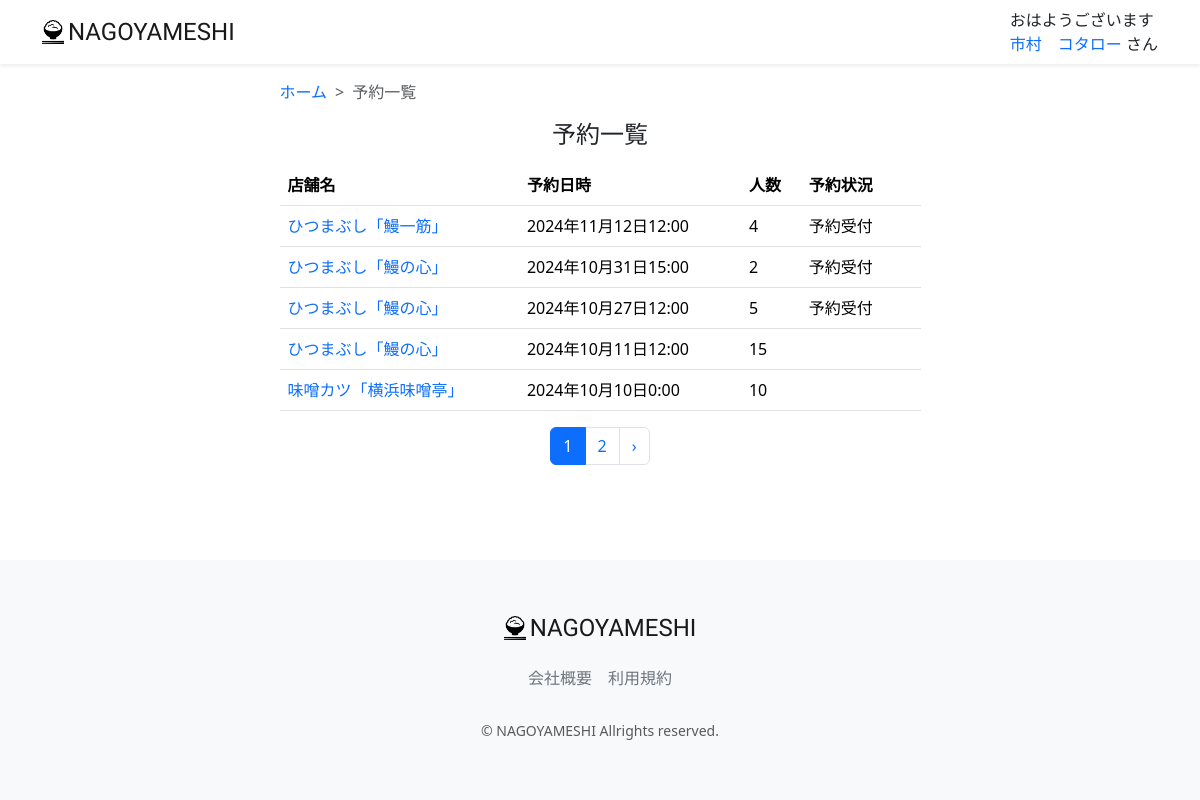
Screenshot of /reservation-list/ (signed in) with the database file from the repository.
### accounts/models.py (models this page shows, shortened)
class CustomUser(AbstractUser):
    GENDER_TYPES = (
        ("男性","男性"),
        ("女性","女性"),
        ("未回答","未回答"),
    )
    user_name_kanji = models.CharField("名前" ,max_length=20, blank=False, null=False)
    user_name_kana = models.CharField("ふりがな" ,max_length=50, blank=False, null=False)
    birthday = models.CharField("生年月日" , max_length=20, null=True, blank=True)
    gender = models.CharField("性別", max_length=50, choices=GENDER_TYPES, blank=True)
    job = models.ForeignKey(Job, on_delete=models.DO_NOTHING, blank=True, null=True)
    is_subscribed = models.BooleanField(default=False, verbose_name="有料会員")
    card_name = models.CharField(max_length=128, null=True, blank=True, verbose_name="カード名義")
    card_number = models.CharField(max_length=128, null=True, blank=True, verbose_name="カード番号")
    stripeCustomerId = models.CharField(max_length=255,null=True, blank=True)
    stripeSubscriptionId = models.CharField(max_length=255,null=True, blank=True)
    regist_date = models.DateTimeField(default=timezone.now)
    created_day = models.DateTimeField("登録日", default=datetime.datetime.now, null=True, blank=True)
    updated_day = models.DateTimeField("更新日", default=datetime.datetime.now, null=True, blank=True)
    deleted_day = models.DateTimeField("削除日", null=True, blank=True)
    class Meta:
        verbose_name_plural = "CustomUser"

### restaurant/models.py (models this page shows, shortened)
class Reservation(models.Model):
    STATUS_TYPES = (
        ("予約受付","予約受付"),
        ("予約完了","予約完了"),
        ("予約取消","予約取消"),
    )
    restaurant = models.ForeignKey(Restaurant, verbose_name="店名", on_delete=models.PROTECT)
    user = models.ForeignKey(CustomUser, verbose_name="会員氏名", on_delete=models.PROTECT)
    reservation_date = models.DateTimeField("予約日", auto_now_add=False, blank=True, null=True)
    reservation_time = models.TimeField("時刻", auto_now_add=False, default='18:00', blank=True, null=True)
    number_of_people = models.PositiveIntegerField("人数", blank=True, null=True)
    status = models.CharField("予約ステータス", max_length=50, choices=STATUS_TYPES, blank=True)
    created_at = models.DateTimeField("登録日", auto_now_add=True)
    updated_at = models.DateTimeField("更新日", auto_now=True)
    deleted_at = models.DateTimeField("削除日", auto_now=True)
    class Meta:
        verbose_name_plural = "Reservation"
        constraints = [
            models.UniqueConstraint(fields=['restaurant', 'user', 'reservation_date'], name='unique_reservation')
        ]

class Restaurant(models.Model):
    name = models.CharField("店名",max_length=200, blank=False, null=False)
    description = models.CharField(verbose_name='説明', max_length=200, blank=True, null=True)
    postal_code_regex = RegexValidator(regex=r'^[0-9]+$', message = ("Postal Code must be entered in the format: '1234567'. Up to 7 digits allowed."))
    postal_code = models.CharField(validators=[postal_code_regex], max_length=7, verbose_name='郵便番号', blank=False, null=False)
    address = models.CharField("住所", max_length=200)
    tel_number_regex = RegexValidator(regex=r'^[0-9]+$', message = ("Tel Number must be entered in the format: '09012345678'. Up to 15 digits allowed."))
    tel_number = models.CharField(validators=[tel_number_regex], max_length=15, verbose_name='電話番号', blank=False, null=False)
    e_mail = models.EmailField("E-Mail", blank=True, null=True)
    url = models.URLField("店舗URL", blank=True, null=True)
    price_max = models.PositiveIntegerField("予算上限", blank=True, null=True)
    price_min = models.PositiveIntegerField("予算下限", blank=True, null=True)
    rate = models.FloatField(verbose_name="レート", default=0.0)
    min_varidator = MinValueValidator(0)
    max_varidator = MaxValueValidator(1000)
    seats_number = models.IntegerField("席数", blank=True, null=True, validators=[min_varidator, max_varidator])
    close_day_of_week = models.CharField("定休日", max_length=50, blank=True, null=True)
    category = models.ForeignKey(Category, on_delete=models.DO_NOTHING, blank=True, null=True)
    photo = models.ImageField(verbose_name='写真', blank=True, null=True)
    created_at = models.DateTimeField("登録日", auto_now_add=True)
    updated_at = models.DateTimeField("更新日", auto_now_add=True)
    deleted_at = models.DateTimeField("削除日", auto_now_add=True)
    class Meta:
        verbose_name_plural = "Restaurant"
        constraints = [
            models.UniqueConstraint(fields=['name', 'postal_code'], name='unique_restaurant')
        ]

### restaurant/views.py (the view)
# urls.py: path("reservation-list/", views.ReservationListView.as_view(), name="reservation_list"),
class ReservationListView(generic.ListView):
    model = models.Reservation
    template_name = 'reservation/reservation_list.html'
    paginate_by = 5
    def get_queryset(self):
        queryset =models.Reservation.objects.filter(user_id=self.request.user.id).order_by('-reservation_date')
        print('🤩🤩🤩🤩')
        for rest in queryset:
            print(f'restaurant:{rest.restaurant.name} reservation:{rest.reservation_date}')
            print(type(rest.reservation_date))
        return queryset
    def get_context_data(self, **kwargs):
        context = super(ReservationListView, self).get_context_data(**kwargs)
        context.update({'today': datetime.today().astimezone(),})
        print('⭐️⭐️⭐️⭐️')
        print(datetime.today().astimezone())
        print(type(datetime.today().astimezone()))
        return context

### restaurant/templatetags/custom_tag.py (called while the page is built)
@register.filter
def honor(val):
    return 'さん'

@register.filter
def greet(val):
    greeting = 'ようこそ'
    now = datetime.datetime.now()
    if now.hour <= 8:
        greeting = 'おはようございます'
    elif now.hour <= 18:
        greeting = 'こんにちは'
    else:
        greeting = 'こんばんは'
    return f'{greeting}'

### restaurant/templates/reservation/reservation_list.html (shortened to what this page needs)
{% extends "layout/base.html" %}
{% load static %}
{% block content %}
<main>
    <div class="container nagoyameshi-container pb-5">
        <div class="row justify-content-center">
            <div class="col-xxl-6 col-xl-7 col-lg-8 col-md-10">
                <nav class="my-3" style="--bs-breadcrumb-divider: '>';" aria-label="breadcrumb">
                    <ol class="breadcrumb mb-0">
                        <li class="breadcrumb-item">
                            <a href="{% url 'top_page' %}">ホーム</a>
                        </li>
                        <li class="breadcrumb-item active" aria-current="page">予約一覧</li>
                    </ol>
                </nav>
                <h1 class="mb-3 text-center">予約一覧</h1>
                <table class="table">
                    <thead>
                        <tr>
                            <th scope="col">店舗名</th>
                            <th scope="col">予約日時</th>
                            <th scope="col">人数</th>
                            <th scope="col">予約状況</th>
                            <th scope="col"></th>
                        </tr>
                    </thead>
                    <tbody>
                        {% for reserve in object_list %}
                                <tr>
                                    <td>
                                        <a href="{% url 'restaurant_detail' reserve.restaurant.id %}">
                                            {{ reserve.restaurant.name }}
                                        </a>
                                    </td>
                                    <td>{{ reserve.reservation_date }} </td>
                                    <td>{{ reserve.number_of_people }}</td>
                                    <td>{{ reserve.status}}</td>
                                    <td>
                                    </td>
                                </tr>
                        {% endfor %}
                    </tbody>
                </table>
                {% if is_paginated %}
                    <div class="d-flex justify-content-center">
                        <nav>
                            <ul class="pagination">
                                {% for page_num in page_obj.paginator.page_range %}
                                    {% if page_obj.number == page_num %}
                                        <li class="page-item active" aria-current="page">
                                            <span class="page-link">
                                                {{page_num }}
                                            </span>
                                        </li>
                                    {% else %}
                                        <li class="page-item">
                                            <a class="page-link" href="?page={{ page_num }}">{{ page_num }}</a>
                                        </li>
                                    {% endif %}
                                {% endfor %}
                                {% if page_obj.has_next %}
                                    <li class="page-item">
                                        <a class="page-link" href="?page={{page_obj.next_page_number }}" rel="next" aria-label="次 &raquo;">
                                            &rsaquo;
                                        </a>
                                    </li>
                                {% endif %}
                            </ul>
                        </nav>
                    </div>
                {% endif %}
            </div>
        </div>
    </div>
</main>
{% endblock %}

### restaurant/templates/layout/base.html (shortened to what this page needs)
{% load static %}
{% load custom_tag %}
<!DOCTYPE html>
<html lang="ja">
    <head>
        <link href="https://cdn.jsdelivr.net/npm/bootstrap@5.3.3/dist/css/bootstrap.min.css" rel="stylesheet">
        <link href="{% static 'css/nagoyameshi.css' %}" rel="stylesheet">
    </head>
    <body>
        <div id="app" class="wrapper">
            <nav class="navbar navbar-expand-md navbar-light bg-white shadow-sm">
                <div class="container nagoyameshi-container">
                    <a class="navbar-brand app-name" href="{% url 'top_page' %}">
                    <div class="d-flex align-items-center">
                        <img class="nagoyameshi-logo me-1" src="{% static 'images/logo/logo.png' %}" alt="nagoyameshi">NAGOYAMESHI
                    </div>
                    </a>
                    <div class="collapse navbar-collapse" id="navbarSupportedContent">
                        <ul class="navbar-nav ms-auto">
                            {% if user.is_staff %}
                            <li class="nav-item dropdown">
                                {{user.user_name_kanji|greet}}
                                <br>
                                <a id="navbarDropdown" class="nav-linkdropdown-toggle" href="#" role="button" data-bs-toggle="dropdown" aria-haspopup="true" aria-expanded="false" v-pre>
                                    {{ user.user_name_kanji}}
                                </a>
                                {{user.user_name_kanji|honor}}
                                <div class="dropdown-menu dropdown-menu-end"aria-labelledby="navbarDropdown">
                                    <a class="dropdown-item"  href="{% url 'user_detail' user.id %}">会員情報</a>
                                    <a class="dropdown-item"  href="{% url 'reservation_list' %}">予約一覧</a>
                                    <a class="dropdown-item"  href="{% url 'favorite_list' %}">お気に入り一覧</a>
                                    {% comment %} <a class="dropdown-item"href="#">お支払い方法</a>  {% endcomment %}
                                    <a class="dropdown-item"  href="{% url 'subscribe_payment' %}">お支払い方法</a>
                                    {% comment %} <a class="dropdown-item"href="#">有料プラン解約</a> {% endcomment %}
                                    {% if user.is_subscribed %}
                                        <a class="dropdown-item"  href="{% url 'subscribe_cancel' %}">有料プラン解約</a>
                                    {% else %}
                                        <a class="dropdown-item"  href="{% url 'subscribe_stripe_register' %}">有料プラン登録</a>
                                    {% endif %}
                                    {% comment %} <a class="dropdown-item"  href="{% url 'subscribe_stripe_register' %}">Stripe登録</a> {% endcomment %}
                                    <a class="dropdown-item"  href="{% url 'user_list' %}">アカウント管理</a>
                                    <a class="dropdown-item"  href="{% url 'category_list' %}">カテゴリ管理</a>
                                    <a class="dropdown-item"  href="{% url 'restaurant_create' %}">店舗新規登録</a>
                                    <a class="dropdown-item"  href="{% url 'sales_list' %}">売上管理</a>
                                    <div class="dropdown-divider"></div>
                                    <a class="dropdown-item" href="{% url 'account_logout' %}">ログアウト</a>
                                </div>
                            </li>
                            {% else %}
                                {% if user.is_authenticated %}
                                <li class="nav-item dropdown">
                                    {{user.user_name_kanji|greet}}<br>
                                    <a id="navbarDropdown" class="nav-linkdropdown-toggle" href="#" role="button" data-bs-toggle="dropdown" aria-haspopup="true" aria-expanded="false" v-pre>
                                        {{ user.user_name_kanji }}
                                    </a>
                                    {{user.user_name_kanji|honor}}
                                </li>
                                {% endif %}
                            {% endif %}
                        </ul>
                    </div>
                </div>
            </nav>
            {% block content %}{% endblock %}
            <footer class="bg-light">
                <div class="d-flex justify-content-center footer-logo">
                    <a class="navbar-brand app-name" href="{% url 'top_page' %}">
                        <div class="d-flex align-items-center">
                            <img class="nagoyameshi-logo me-1" src="{% static 'images/logo/logo.png' %}" alt="nagoyameshi">
                               NAGOYAMESHI
                        </div>
                    </a>
                </div>
                <div class="d-flex justify-content-center footer-link">
                    <a href="{% url 'company_page' %}" class="link-secondary me-3">会社概要</a>
                    <a href="{% url 'terms_page' %}" class="link-secondary">利用規約</a>
                </div>
                <p class="text-center text-muted small mb-0">&copy; NAGOYAMESHI Allrights reserved.</p>
            </footer>
        </div>
    </body>
</html>

### static/css/nagoyameshi.css (style rules this page uses)
.wrapper { min-height: 100vh; position: relative; padding-bottom: 240px; box-sizing: border-box; }
.nagoyameshi-logo { height: 24px; }
.app-name { font-family: 'Carter One', cursive; font-size: 24px; color: #191919; }
footer { width: 100%; height: 240px; position: absolute; bottom: 0; padding: 50px 15px; }
.footer-logo { margin-bottom: 20px; }
.footer-link { margin-bottom: 30px; }
h1 { font-size: 1.5rem; }
a { text-decoration: none !important; }

### rows the page displays
CustomUser: user_name_kanji|greet "おはようございます", user_name_kanji "市村 コタロー", user_name_kanji|honor "さん"
Reservation: restaurant.name "ひつまぶし「鰻一筋」", reservation_date "2024年11月12日12:00", number_of_people "4", status "予約受付"
Reservation: restaurant.name "ひつまぶし「鰻の心」", reservation_date "2024年10月31日15:00", number_of_people "2", status "予約受付"
Reservation: restaurant.name "ひつまぶし「鰻の心」", reservation_date "2024年10月27日12:00", number_of_people "5", status "予約受付"
Reservation: restaurant.name "ひつまぶし「鰻の心」", reservation_date "2024年10月11日12:00", number_of_people "15"
Reservation: restaurant.name "味噌カツ「横浜味噌亭」", reservation_date "2024年10月10日0:00", number_of_people "10"

### other values shown
{{ page_num }} "1"
{{ page_num }} "2"
